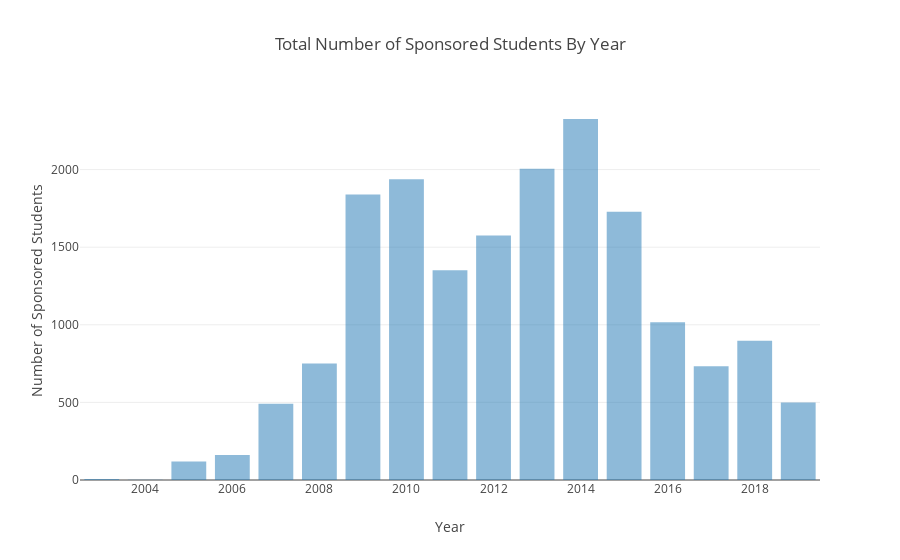

The code cell stored with this chart in its notebook:
### Code cell
years_df = response_df.groupby('year').students_count.sum().sort_index()

traces = []
traces.append(go.Bar(
        x=years_df.index.values,
        y=years_df.values,
        name='Sponsored Student Count',
        opacity = 0.5))


layout = dict(
    title = 'Total Number of Sponsored Students By Year',
    xaxis = dict(title = 'Year'),
    
    yaxis = dict(
        title = 'Number of Sponsored Students',
        #range = [0, 250]
    ),
    
    legend=dict(
        x=0.3,
        y=1.1,
        traceorder='normal',
        font=dict(
            family='sans-serif',
            size=12,
            color='#000'
        ),
        orientation="h"
    )
,
)

fig = dict(data=traces, layout=layout)
iplot(fig)

### Figure 1 — Plotly figure (JSON) as saved in the notebook; plotly's stock layout.template omitted (floating-point values rounded to 4 significant figures)
{"data": [{"name": "Sponsored Student Count", "opacity": 0.5, "type": "bar", "uid": "b23b6c47-1330-454a-b518-efd8848130bb", "x": [2003, 2004, 2005, 2006, 2007, 2008, 2009, 2010, 2011, 2012, 2013, 2014, 2015, 2016, 2017, 2018, 2019], "y": [7, 2, 119, 161, 491, 750, 1839, 1938, 1351, 1575, 2005, 2326, 1729, 1016, 733, 897, 500]}], "layout": {"legend": {"font": {"color": "#000", "family": "sans-serif", "size": 12}, "orientation": "h", "traceorder": "normal", "x": 0.3, "y": 1.1}, "title": {"text": "Total Number of Sponsored Students By Year"}, "xaxis": {"title": {"text": "Year"}}, "yaxis": {"title": {"text": "Number of Sponsored Students"}}}}
